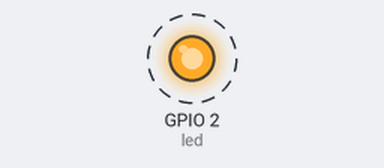
Simulated run of this sketch. Board: ESP8266 (NodeMCU). On the bench: output pins drawn as LEDs (lit = HIGH). Dashed ring = blinking. What the sketch prints to the serial monitor is not drawn.

Above: at 0.05 s.
Timing chart, 0 to 3.0 s (numbered marks = the images above):
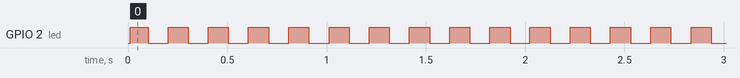

The sketch:

esp_as_webserver_in_AP_testing_OTA.ino
```cpp
#include <ESP8266WiFi.h>
#include <ArduinoOTA.h>
//used python 2.7.18
const byte led = 2;

const char *ssid = "baman-baman";
const char *password = "dobaarbaman";

void setup() {
  Serial.begin(115200);
  delay(10);
  Serial.println('\n');

  WiFi.softAP(ssid, password);
  Serial.print("Access point \"");
  Serial.print(ssid);
  Serial.println("\" started");

  Serial.print("IP address :\t");
  Serial.println(WiFi.softAPIP());

  ArduinoOTA.setHostname("ESP8266");
  ArduinoOTA.setPassword("0502003019");

  ArduinoOTA.onStart([](){
    Serial.println("Start");
    });

  ArduinoOTA.onEnd([](){
    Serial.println("\n End");
    });

  ArduinoOTA.onProgress([](unsigned int progress, unsigned int total){
    Serial.printf("Progress: %u%%\r", (progress/(total/100)));
    });

  ArduinoOTA.onError([](ota_error_t error){
    Serial.printf("Error[%u]: ", error);
    if (error == OTA_AUTH_ERROR) Serial.println("Auth Failed");
    else if (error == OTA_BEGIN_ERROR) Serial.println("Begin Failed");
    else if (error == OTA_CONNECT_ERROR) Serial.println("Connect Failed");
    else if (error == OTA_RECEIVE_ERROR) Serial.println("Receive Failed");
    else if (error == OTA_END_ERROR) Serial.println("End Failed");
    });

    ArduinoOTA.begin();
    Serial.println("OTA ready");

    pinMode(led, OUTPUT);
    digitalWrite(led, 1);
}

unsigned long previousTime = millis();

const unsigned long interval = 100;

void loop() {
  ArduinoOTA.handle();
  unsigned long diff = millis() - previousTime;
  if(diff > interval) {
    digitalWrite(led, !digitalRead(led)); // Change the state of the LED
    previousTime += diff;
  }
}
```

Measured:
- by itself, GPIO 2 (led): alternates HIGH for 0.10 s and LOW for 0.10 s
